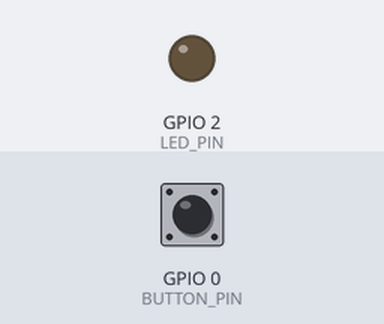
Simulated run of this program. Board: ESP8266 (NodeMCU). Parts: output pins drawn as LEDs (lit = HIGH). The test bench sets the inputs (shaded band); at power-on: GPIO 0 (BUTTON_PIN) HIGH. WiFi joins after 1.5 s; servers stay silent unless stated; what the program prints to the serial monitor is not drawn.

Above: at 2.7 s.
2.8 s: GPIO 0 (BUTTON_PIN) pulled LOW for 1 s
At 3.32 s:
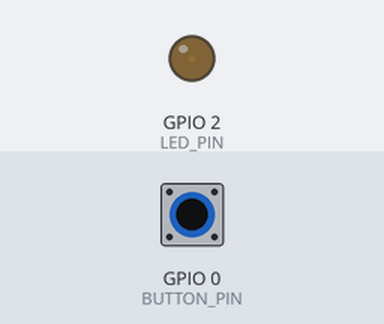
5.8 s: GPIO 0 (BUTTON_PIN) pulled LOW for 3.2 s
At 10.1 s:
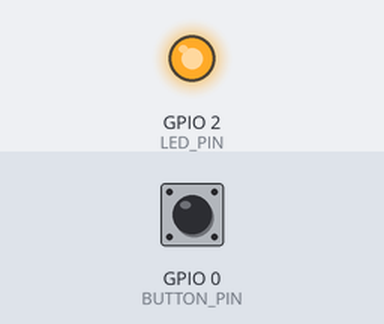
10.5 s: GPIO 0 (BUTTON_PIN) pulled LOW for 0.15 s
At 11.6 s:
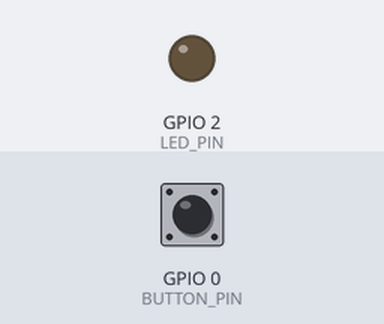
Timing chart, 0 to 13.5 s (numbered marks = the images above; inputs shaded):
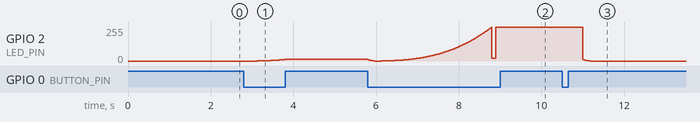

Measured:
- after the input at 2.8 s, GPIO 2 (LED_PIN): moves from 0/255 to 12/255 over 0.67 s, starting after 0.33 s
- after the input at 10.5 s, GPIO 2 (LED_PIN): moves from 255/255 to 0/255 over 0.19 s, starting after 0.50 s

The program:

main.cpp
```cpp
#include <ESP8266WiFi.h>          //https://github.com/esp8266/Arduino
#include <Button.h>

//needed for library
#include <EEPROM.h>
#include <ESP8266WebServer.h>
#include <DNSServer.h>
#include <WiFiManager.h>          //https://github.com/tzapu/WiFiManager

#define BUTTON_PIN 0
#define LED_PIN 2

#define PULLUP true
#define INVERT true
#define DEBOUNCE_MS 150
Button myBtn(BUTTON_PIN, PULLUP, INVERT, DEBOUNCE_MS);    //Declare the button

enum {OFF, FADE_UP, HOLD, PULSE};
uint8_t STATE;                   //The current state machine state
int brightness = 0;
int lastHoldLevel = 0;

void setup() {
  Serial.begin(9600);
  WiFiManager wifi;
  wifi.autoConnect("Light");
  brightness = 0;
  STATE = OFF;
  Serial.println("State: OFF");
  pinMode(LED_PIN, OUTPUT);
}

#define FADE_UP_RATE 200


const uint8_t gammaTbl[] = {
    0,  0,  0,  0,  0,  0,  0,  0,  0,  0,  0,  0,  0,  0,  0,  0,
    0,  0,  0,  0,  0,  0,  0,  0,  0,  0,  0,  0,  1,  1,  1,  1,
    1,  1,  1,  1,  1,  1,  1,  1,  1,  2,  2,  2,  2,  2,  2,  2,
    2,  3,  3,  3,  3,  3,  3,  3,  4,  4,  4,  4,  4,  5,  5,  5,
    5,  6,  6,  6,  6,  7,  7,  7,  7,  8,  8,  8,  9,  9,  9, 10,
   10, 10, 11, 11, 11, 12, 12, 13, 13, 13, 14, 14, 15, 15, 16, 16,
   17, 17, 18, 18, 19, 19, 20, 20, 21, 21, 22, 22, 23, 24, 24, 25,
   25, 26, 27, 27, 28, 29, 29, 30, 31, 32, 32, 33, 34, 35, 35, 36,
   37, 38, 39, 39, 40, 41, 42, 43, 44, 45, 46, 47, 48, 49, 50, 50,
   51, 52, 54, 55, 56, 57, 58, 59, 60, 61, 62, 63, 64, 66, 67, 68,
   69, 70, 72, 73, 74, 75, 77, 78, 79, 81, 82, 83, 85, 86, 87, 89,
   90, 92, 93, 95, 96, 98, 99,101,102,104,105,107,109,110,112,114,
  115,117,119,120,122,124,126,127,129,131,133,135,137,138,140,142,
  144,146,148,150,152,154,156,158,160,162,164,167,169,171,173,175,
  177,180,182,184,186,189,191,193,196,198,200,203,205,208,210,213,
  215,218,220,223,225,228,231,233,236,239,241,244,247,249,252,255 };


void loop()
{
  uint32_t timePressed;

  myBtn.read();
  analogWrite(LED_PIN, gammaTbl[brightness]);

  switch (STATE)
  {
    case OFF:
      brightness = 0;
      lastHoldLevel = 0;
      if (myBtn.pressedFor(100))
      {
        STATE = FADE_UP;
      }
      break;
    case FADE_UP:
      if (myBtn.isPressed())
      {
        timePressed = millis() - myBtn.lastChange();
        brightness = map(timePressed, 0, 3000, lastHoldLevel, 255);
        brightness = constrain(brightness, 0, 255);
        if (brightness == 255)
        {
          analogWrite(LED_PIN, gammaTbl[100]);
          delay(100);
          analogWrite(LED_PIN, gammaTbl[brightness]);
          STATE = HOLD;
        }
      }
      else if (myBtn.wasReleased())
      {
        STATE = HOLD;
      }
      break;
    case HOLD:
      lastHoldLevel = brightness;
      if (myBtn.wasPressed())
      {
        for (int i = brightness; i > 0; i--)
        {
          analogWrite(LED_PIN, gammaTbl[i]);
          delay(3);
        }
        STATE = OFF;
      }
      break;
    default:
      STATE = OFF;
      break;

  }
}
```
